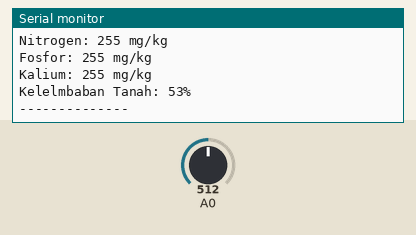
This sketch was run on a simulated ESP8266 (Wemos D1 mini). On the bench: the last lines printed to the serial monitor. The test bench sets the inputs (shaded band); at power-on: A0 = 512.

Above: at 3.0 s.
3.1 s: A0 set to 716
At 3.9 s:
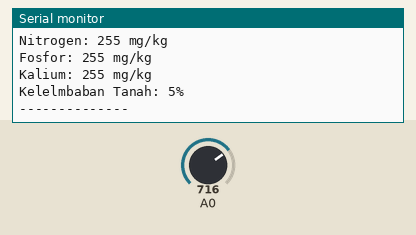
4.6 s: A0 set to 900
At 5.6 s:
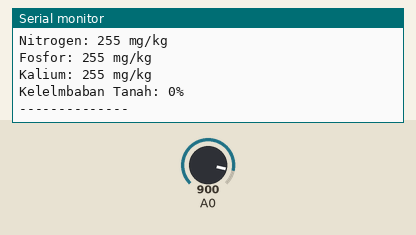
Timing chart, 0 to 7.6 s (numbered marks = the images above; inputs shaded):
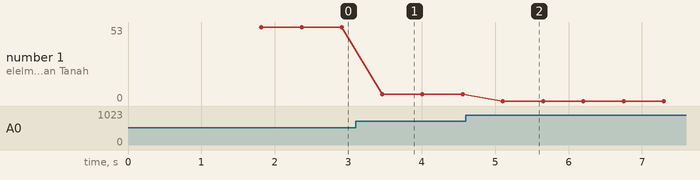

The sketch:

NPK-SoilMoisture.ino
```cpp
#define BLYNK_TEMPLATE_ID "XXXXXXX"
#define BLYNK_DEVICE_NAME "XXXXXXX"
#define BLYNK_FIRMWARE_VERSION  "0.1.0"
#define BLYNK_PRINT Serial
#define APP_DEBUG
#define USE_WEMOS_D1_MINI

#include "BlynkEdgent.h"

unsigned long previousMillis = 0;
unsigned long interval = 5000;

#include <SoftwareSerial.h>
#include <Wire.h>

#define RX D5
#define RO D7
#define DI D2

const byte code[]= {0x01, 0x03, 0x00, 0x1e, 0x00, 0x03, 0x65, 0xCD};

byte nilaiNPK[11];
SoftwareSerial mod(RO,DI);// mod(13,16); //(RO, DI)

const int lowSM = 744;
const int highSM = 312;

int nit, fos, kal;

struct variabelNPK {byte nitrogen, fosfor, kalium;};

variabelNPK npk;

void setup()
{
  Serial.begin(9600);
  mod.begin(9600);
  pinMode(RX, OUTPUT);
  BlynkEdgent.begin();
}

void loop() {
  BlynkEdgent.run();
  sensorNPK();
  delay(500);
}

byte moisture(){
  int moistAnalog = analogRead(A0);
  int moistPercent = map(moistAnalog, lowSM, highSM, 0, 100);
    if (moistPercent >= 100){moistPercent = 100;}
    else if (moistPercent <= 0){moistPercent = 0;}
    else {moistPercent = moistPercent;}
  return moistPercent;
}

void sensorNPK(){
  digitalWrite(RX, HIGH);
  delay(10);
  if (mod.write(code, sizeof(code)) == 8){
    digitalWrite(RX, LOW);
    for (byte i = 0; i < 11; i++){nilaiNPK[i] = mod.read();}
  }
  nit = nilaiNPK[8];
  fos = nilaiNPK[4];
  kal = nilaiNPK[6];

  npk.nitrogen = nit;
  npk.fosfor = fos;
  npk.kalium = kal;

  Serial.print("Nitrogen: ");Serial.print(npk.nitrogen);Serial.println(" mg/kg");
  Serial.print("Fosfor: ");Serial.print(npk.fosfor);Serial.println(" mg/kg");
  Serial.print("Kalium: ");Serial.print(npk.kalium);Serial.println(" mg/kg");
  Serial.print("Kelelmbaban Tanah: ");Serial.print(moisture());Serial.println("%");
  Serial.println("--------------");

  Blynk.virtualWrite(V0, npk.nitrogen);
  Blynk.virtualWrite(V1, npk.fosfor);
  Blynk.virtualWrite(V2, npk.kalium);
  Blynk.virtualWrite(V3, moisture());
  }
```

Measured:
- after the input at 3.1 s, the serial monitor: prints a new line after 0.36 s (image 1)
- after the input at 4.6 s, the serial monitor: prints a new line after 0.51 s (image 2)
- plotted number 1: 53 → 5 after the input at 3.1 s, 5 → 0 after the input at 4.6 s
